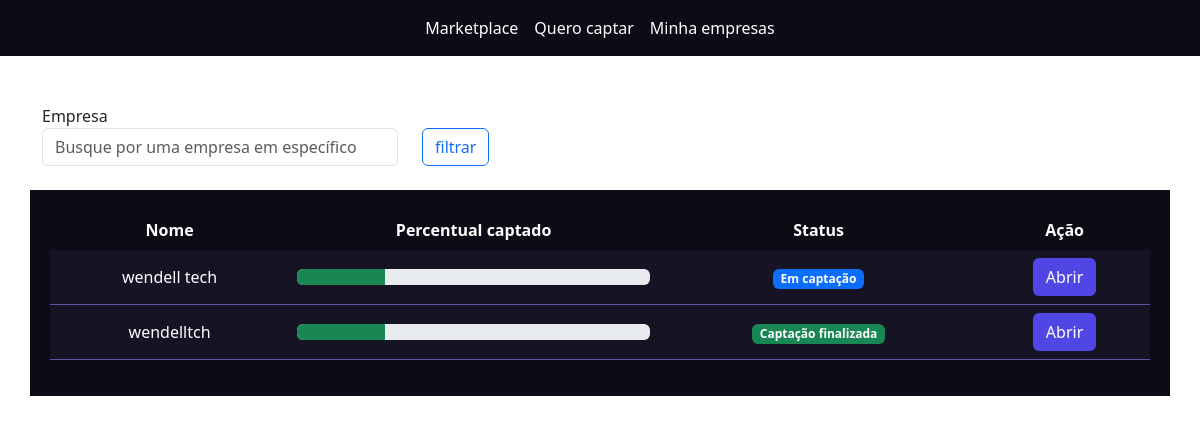
/empresarios/listar_empresas/ (signed in), run on an earlier commit of the app's database.
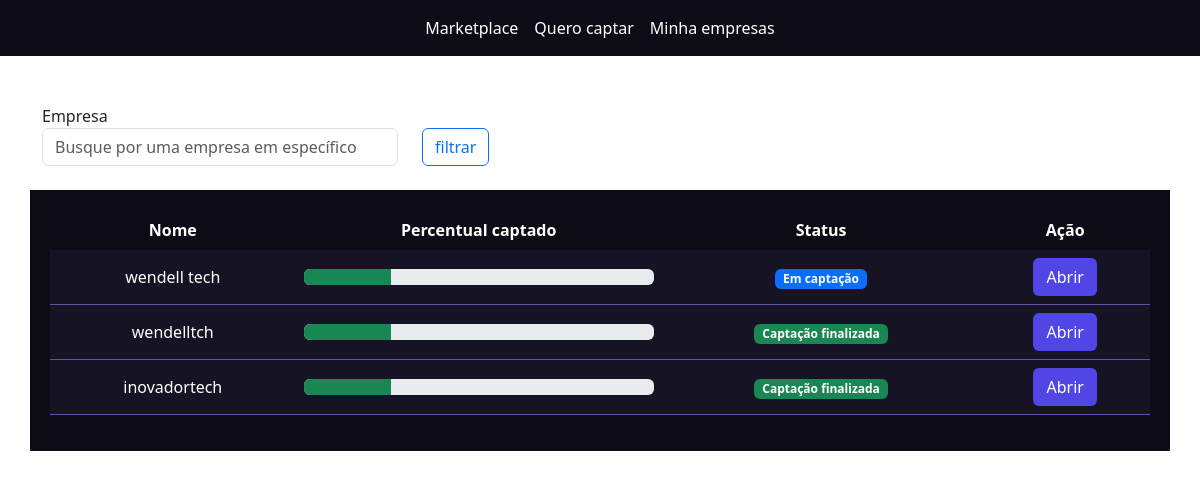
And on a later commit of the database.
### empresarios/models.py (models this page shows, shortened)
class Empresas(models.Model):
    tempo_existencia_choices = (
        ('-6', 'Menos de 6 meses'),
        ('+6', 'Mais de 6 meses'),
        ('+1', 'Mais de 1 ano'),
        ('+5', 'Mais de 5 anos')
    )
    estagio_choices = (
        ('I', 'Tenho apenas uma idea'),
        ('MVP', 'Possuo um MVP'),
        ('MVPP', 'Possuo um MVP com clientes pagantes'),
        ('E', 'Empresa pronta para escalar'),
    )
    area_choices = (
        ('ED', 'Ed-tech'),
        ('FT', 'Fintech'),
        ('AT', 'Agrotech'),
    )
    user = models.ForeignKey(User, on_delete=models.DO_NOTHING)
    nome = models.CharField(max_length=50)
    cnpj = models.CharField(max_length=30)
    site = models.URLField()
    tempo_existencia = models.CharField(max_length=2, choices=tempo_existencia_choices, default='-6')
    descricao = models.TextField()
    data_final_captacao = models.DateField()
    percentual_equity = models.IntegerField()
    estagio = models.CharField(max_length=4, choices=estagio_choices, default='I')
    area = models.CharField(max_length=3, choices=area_choices)
    publico_alvo = models.CharField(max_length=3)
    valor = models.DecimalField(max_digits=9, decimal_places=2)
    pitch = models.FileField(upload_to='pitchs')
    logo = models.FileField(upload_to='logo')
    class Meta:
        verbose_name = 'empresa'
        verbose_name_plural = 'empresas'
    @property
    def status(self):
        if date.today() > self.data_final_captacao:
            return mark_safe('<span class="badge bg-success">Captação finalizada</span>')
        return mark_safe('<span class="badge bg-primary">Em captação</span>')

### empresarios/views.py (the view)
# urls.py: path('listar_empresas/', views.listar_empresas, name="listar_empresas"),
def listar_empresas(request):
    if not request.user.is_authenticated:
        return redirect('usuarios:login')
    if request.method == "GET":
        nome_empresa = request.GET.get('empresa')
        empresas = Empresas.objects.filter(user=request.user)
        if nome_empresa:
            empresas = empresas.filter(nome__icontains=nome_empresa)
        return render(request, 'listar_empresas.html', {'empresas': empresas, 'nome_empresa': nome_empresa })

### empresarios/templates/listar_empresas.html (shortened to what this page needs)
{% extends "base.html" %}
{% load static %}
{% block 'head' %}
<link rel="stylesheet" href="{% static 'empresarios/css/listar_empresas.css' %}">
<link rel="stylesheet" href="{% static 'usuarios/css/usuarios.css' %}">
{% endblock 'head' %}
{% block 'body' %}
    {% include "partials/barra_navegacao.html" %}
    <br><br>
    <div class="container">
        <div class="row">
            <div class="col-md-4">
                <form action="{% url 'empresas:listar_empresas' %}" method="GET">
                <label>Empresa</label>
                <input type="text" name="empresa" class="form-control" placeholder="Busque por uma empresa em específico" {% if nome_empresa %} value="{{nome_empresa}} {% endif %}">
            </div>
            <div class="col-md">
                <br>
                <input type="submit" value="filtrar" class="btn btn-outline-primary">
            </div>
        </div>
    </div>
    <br>
    <div class="container dark-color container_empresas">
        <table class="table">
            <thead >
              <tr class="cabecalho" style="background-color: transparent !important;">
                <th class="cabecalho" scope="col">Nome</th>
                <th class="cabecalho" scope="col">Percentual captado</th>
                <th class="cabecalho" scope="col">Status</th>
                <th class="cabecalho" scope="col">Ação</th>
              </tr>
            </thead>
            <tbody>
                {% for empresa in empresas %}
                    <tr class="linha">
                        <td class="linha">{{empresa.nome}}</td>
                        <td class="linha">
                            <div class="progress">
                                <div class="progress-bar bg-success" role="progressbar" style="width: 25%" aria-valuenow="25" aria-valuemin="0" aria-valuemax="100"></div>
                            </div>
                        </td>
                        <td class="linha">{{empresa.status}}</td>
                        <td class="linha"><a href="{% url "empresas:empresa" empresa.id %}" class="btn btn-indigo-normal">Abrir</a></td>
                    </tr>
                {% endfor %}
            </tbody>
          </table>
    </div>
{% endblock 'body' %}

What changed in the data, as far as the page shows it:
added Empresas: nome "inovadortech", status "Captação finalizada"
